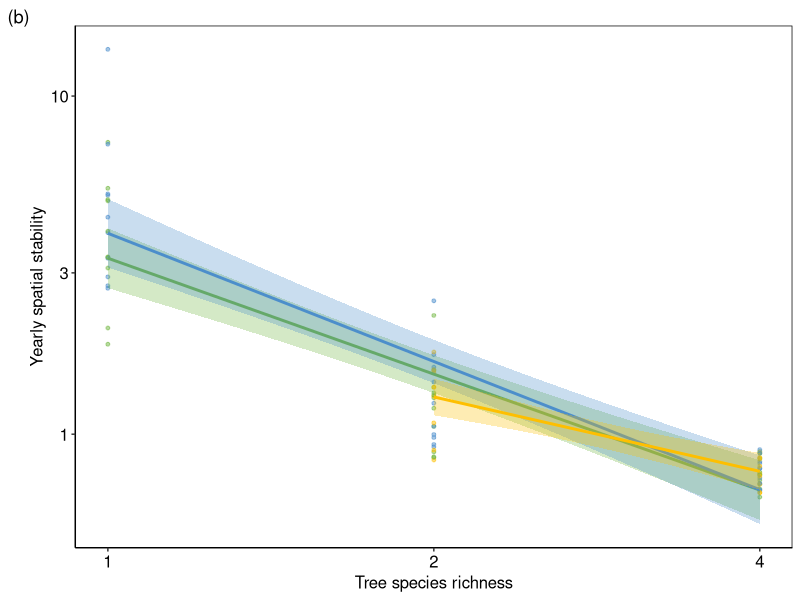
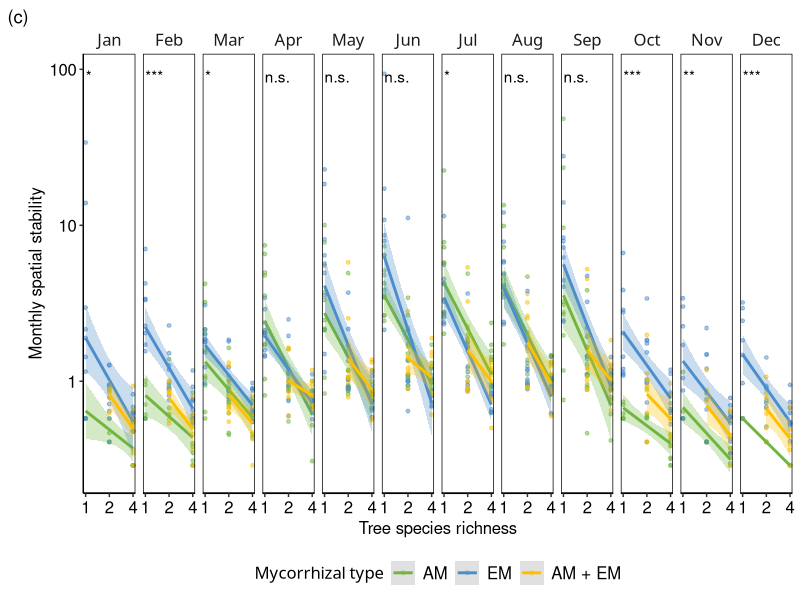
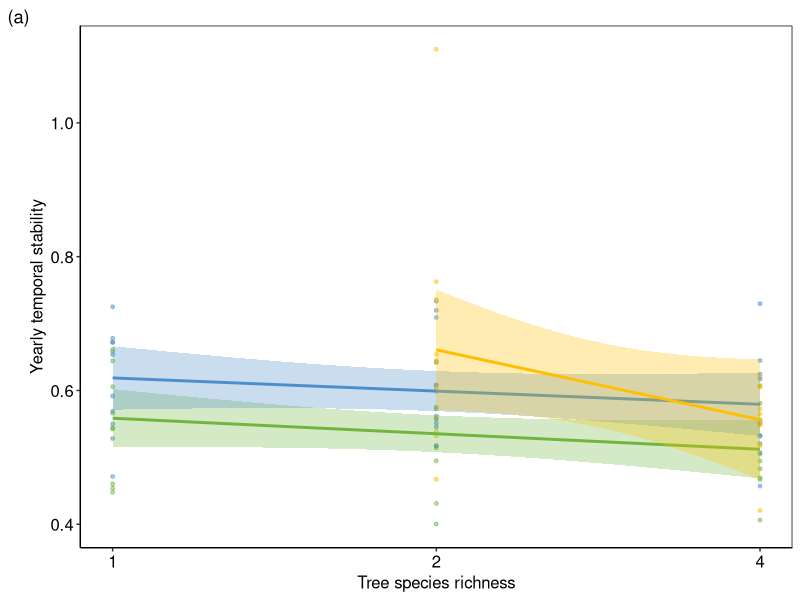
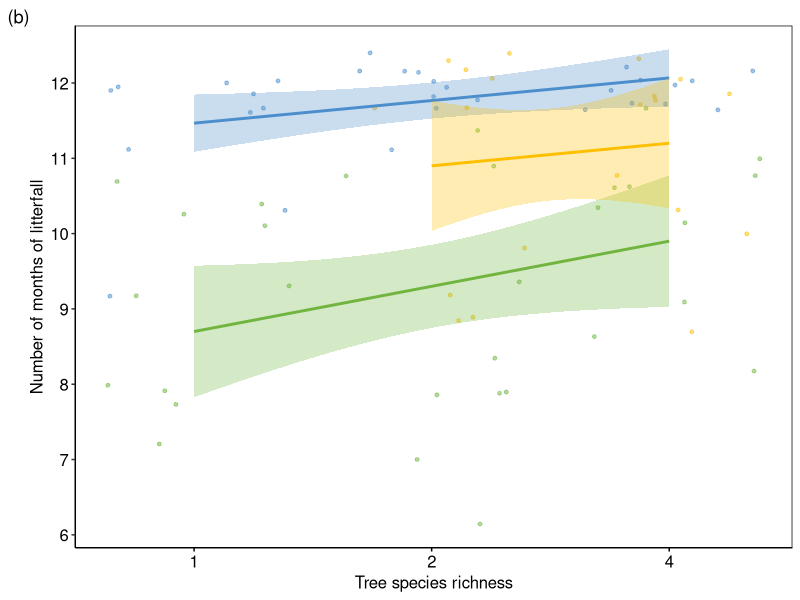
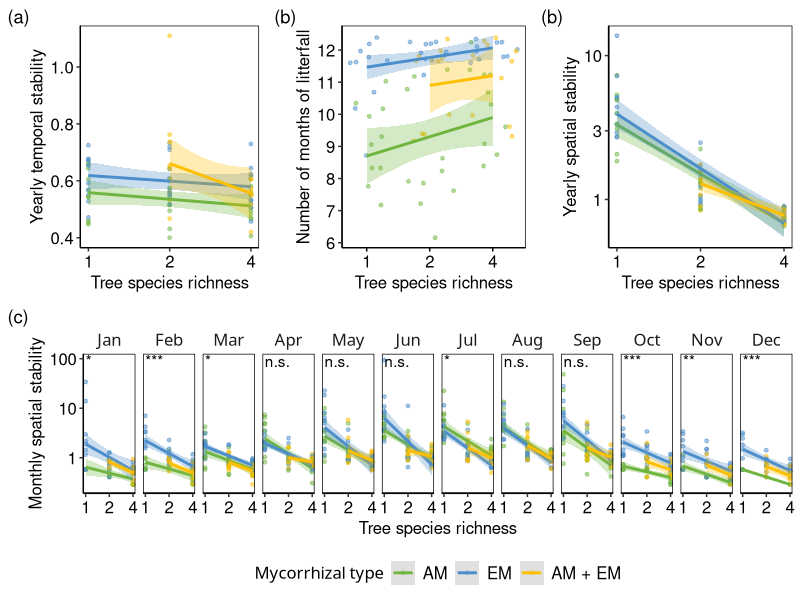

The R script that drew these images, in order: (Note: this script raises an error after producing the figures.)
#---------------------------------------------------------------------
# MyDiv experiment; Litterfall data March 2023 - February 2024
# 2024-05-25
# Facetted figure - temporal and spatial stability + temporal coverage of litter fall
# by Elisabeth Bönisch (elisabeth.boenisch@idiv.de)

#============================ Packages ===============================

rm(list=ls())

library(readr)
library(readxl)
library(tidyverse)
library(nlme)
library(lme4)
library(lmerTest)

#============================ Dataset ===============================

df.all.wide.info <- read.csv("1-data/2-1-data-handling/2-1-1-Full-data-wideformat-MyDiv-litter-dryweight-m2.csv")

# NO! average across traps ####
df.all.wide.trap <- df.all.wide.info 

df.all.wide.trap$div<-as.factor(df.all.wide.trap$tree_species_richness)
df.all.wide.trap$blk<-as.factor(df.all.wide.trap$block)
df.all.wide.trap$myc<-as.factor(df.all.wide.trap$mycorrhizal_type)
df.all.wide.trap$sr<-df.all.wide.trap$tree_species_richness
df.all.wide.trap$sr_myc<-paste(df.all.wide.trap$sr,df.all.wide.trap$myc,sep="_")#interaction terms
df.all.wide.trap$myc <- recode_factor(df.all.wide.trap$myc, "AMF" ="AM", "EMF" ="EM", "AMF+EMF" = "AM + EM")
df.all.wide.trap$block <- as.factor(df.all.wide.trap$block)

df.all.long <- df.all.wide.trap %>% 
  pivot_longer(cols=c(8:17),
               names_to="species",
               values_to="litterfall")

#### 1 Yearly spatial stability ####
df.year.spat = df.all.long |>
  group_by(block, sr, div, myc, plotID, month1) |> 
  summarise(litterfall_stability = mean(litterfall, na.rm=T)/sd(litterfall, na.rm=T))|>  # mean between traps and sd between traps
  mutate(month1 = factor(month1, levels = c(month.name[3:12], month.name[1:2]))) |>
  group_by(block, sr, div, myc, plotID) |> 
  summarise(litterfall_stability = mean(litterfall_stability, na.rm=T))

spa.stab.yearly <- ggplot()+
  geom_point(data = df.year.spat , 
             aes(x=sr, y=litterfall_stability, 
                 color = myc, fill = myc), shape =21, size = 1, alpha=0.5)+
  geom_smooth(data = df.year.spat, 
              aes(x=sr, y=litterfall_stability, 
                  color = myc, fill = myc),
              method="lm", alpha=0.3)+
  labs(y=bquote("Yearly spatial stability"), 
       x = "Tree species richness")+
  scale_x_continuous(trans='log2',
                     breaks=c(1,2,4))+
  scale_y_log10() +
  scale_fill_manual(values= c("#71b540","#4c8ecb","#febf00"),
                    name = "Mycorrhizal type",
                    guide="none")+ 
  scale_color_manual(values = c("#71b540","#4c8ecb","#febf00"), 
                     name = "Mycorrhizal type",
                     guide="none")+
  theme_bw()+
  theme(strip.background = element_blank(),
        strip.text = element_text(size=12),
        axis.line = element_line(color='black'),
        axis.text.y = element_text(color="black", size = 12),
        axis.text.x = element_text(color="black", size = 12),
        axis.title.y = element_text(size = 12),
        axis.title.x = element_text(size=12),
        axis.ticks.x = element_line(),
        strip.text.x = element_text(12),
        panel.border = element_rect(colour="black", fill=NA),
        plot.background = element_blank(),
        panel.grid.minor = element_blank(),
        panel.grid.major = element_blank(),
        plot.title = element_text(size =12),
        plot.subtitle = element_text(size=12),
        legend.position = "right",
        legend.direction = "vertical",
        legend.key = element_rect(color="transparent"),   
        legend.title = element_text("Biodiversity effects", size = 12),
        legend.text = element_text(size=12),
        legend.background = element_rect(colour=NA),
        legend.box= NULL,
        legend.box.background = element_rect(color="transparent"))+
  labs(tag = "(b)")
spa.stab.yearly


#### 2 Monthly spatial variability ####
df.month.spat.stab = df.all.long |>
  group_by(block, sr, div, myc, plotID, month1) |> 
  summarise(litterfall_stability = mean(litterfall, na.rm=T)/sd(litterfall, na.rm=T))|>
  mutate(month1 = factor(month1, levels = c(month.name[3:12], month.name[1:2]),labels=month.abb))

M = map_df( .x = unique(df.month.spat.stab$month1),
            .f = ~ {
              mod = 
                lme(log(litterfall_stability) ~ log2(sr) * myc, 
                    random= ~1|block,
                    data= df.month.spat.stab |>
                      filter(month1 == .x), 
                    na.action = na.omit) |> 
                anova() |> 
                data.frame() |> 
                mutate(month = .x)
              mod$exp = rownames(mod)
              rownames(mod) <- NULL
              mod |> 
                select(month, explanatory = exp, 
                       numDF, denDF, F.value, p.value)
            }) |> 
  mutate(sign = if_else(p.value < 0.001, '***', 
                        if_else(p.value < 0.01, "**", 
                                if_else(p.value < 0.05, '*',
                                        if_else(p.value<0.1, '.', 'n.s.')))))
M

M$sign[M$explanatory == 'sr' & M$month == 'March'] = 
  paste0("sr = ",M$sign[M$explanatory == 'sr' & M$month == 'March'])
M$sign[M$explanatory == 'myc' & M$month == 'March'] = 
  paste0("myc = ",M$sign[M$explanatory == 'myc' & M$month == 'March'])
M$sign[M$explanatory == 'sr:myc' & M$month == 'March'] = 
  paste0("sr:myc = ",M$sign[M$explanatory == 'sr:myc' & M$month == 'March'])

spa.stab.monthly <- ggplot()+
  geom_point(data = df.month.spat.stab, 
             aes(x=sr, y=litterfall_stability, 
                 color = myc, fill = myc), shape =21, size = 1, alpha=0.5)+
  geom_smooth(data = df.month.spat.stab, 
              aes(x=sr, y=litterfall_stability, 
                  color = myc, fill = myc),
              method="lm", alpha=0.3)+
  facet_grid(.~month1)+
  labs(y=bquote("Monthly spatial stability"), 
       x = "Tree species richness")+
  #coord_trans(y="log2")+
  # scale_y_log(
  #   #breaks=c(0.1,1,10,100,1000),labels=c(0.1,1,10,100,1000),
  #   )+
  scale_y_continuous(trans='log',
                     breaks=c(0.1,1,10,100,1000), labels=c(0.1,1,10,100,500))+
  scale_x_continuous(trans='log2',
                     breaks=c(1,2,4))+
  scale_fill_manual(values= c("#71b540","#4c8ecb","#febf00"),
                    name = "Mycorrhizal type",
                    guide="none")+ 
  scale_color_manual(values = c("#71b540","#4c8ecb","#febf00"), 
                     name = "Mycorrhizal type")+
  geom_text(data = M |>
              mutate(month1 = month) |>
              filter(explanatory == 'sr'),
            aes(x=1, y=110,
                label = sign,
                hjust = 0),
            color = 'black') +
  geom_text(data = M |>
              mutate(month1 = month) |>
              filter(explanatory == 'myc'),
            aes(x=1, y=90,
                label = sign,
                hjust = 0),
            color = 'black') +
  geom_text(data = M |>
              mutate(month1 = month) |>
              filter(explanatory == 'sr:myc'),
            aes(x=1, y=70,
                label = sign,
                hjust = 0),
            color = 'black') +
  theme_bw()+
  theme(strip.background = element_blank(),
        strip.text = element_text(size=12),
        axis.line = element_line(color='black'),
        axis.text.y = element_text(color="black", size = 12),
        axis.text.x = element_text(color="black", size = 12),
        axis.title.y = element_text(size = 12),
        axis.title.x = element_text(size=12),
        axis.ticks.x = element_line(),
        strip.text.x = element_text(12),
        panel.border = element_rect(colour="black", fill=NA),
        plot.background = element_blank(),
        panel.grid.minor = element_blank(),
        panel.grid.major = element_blank(),
        plot.title = element_text(size =12),
        plot.subtitle = element_text(size=12),
        legend.position = "bottom",
        legend.direction = "horizontal",
        legend.key = element_rect(color="transparent"),   
        legend.title = element_text("Biodiversity effects", size = 12),
        legend.text = element_text(size=12),
        legend.background = element_rect(colour=NA),
        legend.box= NULL,
        legend.box.background = element_rect(color="transparent"))+
  labs(tag = "(c)")

spa.stab.monthly



#### 3 Yearly temporal variability  ####
df.year.temp.stab = df.all.long |>
  group_by(block, sr, div, myc, plotID, month1) |> 
  summarise(litterfall_mean = mean(litterfall, na.rm=T))|>
  mutate(month1 = factor(month1, levels = c(month.name[3:12], month.name[1:2]))) |>
  group_by(block, sr, div, myc, plotID) |> 
  summarise(litterfall_stability = mean(litterfall_mean, na.rm=T)/sd(litterfall_mean, na.rm=T))

temp.stab.yearly <- ggplot()+
  geom_point(data = df.year.temp.stab , 
             aes(x=sr, y=litterfall_stability, 
                 color = myc, fill = myc), shape =21, size = 1, alpha=0.5)+
  geom_smooth(data = df.year.temp.stab, 
              aes(x=sr, y=litterfall_stability, 
                  color = myc, fill = myc),
              method="lm", alpha=0.3)+
  labs(y=bquote("Yearly temporal stability"), 
       x = "Tree species richness")+
  scale_x_continuous(trans='log2',
                     breaks=c(1,2,4))+
  #scale_y_continuous(trans='log')+
  scale_fill_manual(values= c("#71b540","#4c8ecb","#febf00"),
                    name = "Mycorrhizal type",
                    guide="none")+ 
  scale_color_manual(values = c("#71b540","#4c8ecb","#febf00"), 
                     name = "Mycorrhizal type",
                     guide="none")+
  theme_bw()+
  theme(strip.background = element_blank(),
        strip.text = element_text(size=12),
        axis.line = element_line(color='black'),
        axis.text.y = element_text(color="black", size = 12),
        axis.text.x = element_text(color="black", size = 12),
        axis.title.y = element_text(size = 12),
        axis.title.x = element_text(size=12),
        axis.ticks.x = element_line(),
        strip.text.x = element_text(12),
        panel.border = element_rect(colour="black", fill=NA),
        plot.background = element_blank(),
        panel.grid.minor = element_blank(),
        panel.grid.major = element_blank(),
        plot.title = element_text(size =12),
        plot.subtitle = element_text(size=12),
        legend.position = "right",
        legend.direction = "vertical",
        legend.key = element_rect(color="transparent"),   
        legend.title = element_text("Biodiversity effects", size = 12),
        legend.text = element_text(size=12),
        legend.background = element_rect(colour=NA),
        legend.box= NULL,
        legend.box.background = element_rect(color="transparent"))+
  labs(tag = "(a)")
temp.stab.yearly



#### 5 temporal coverage ####

# average across traps #
df.all.wide.mean <- df.all.wide.info %>%
  dplyr::group_by(plotID, plotName, tree_species_richness, mycorrhizal_type, myc, sr, div, block, blk, month1, month, composition) %>% # removed trap and month
  dplyr::summarise(Ac_mean = mean(Ac, na.rm = TRUE),	
                   Ae_mean = mean(Ae, na.rm = TRUE),
                   Be_mean = mean(Be, na.rm = TRUE),	
                   Ca_mean = mean(Ca, na.rm = TRUE),
                   Fa_mean = mean(Fa, na.rm = TRUE),	
                   Fr_mean = mean(Fr, na.rm = TRUE),	
                   Pr_mean = mean(Pr, na.rm = TRUE),	
                   Qu_mean = mean(Qu, na.rm = TRUE), 
                   So_mean = mean(So, na.rm = TRUE),	
                   Ti_mean = mean(Ti, na.rm = TRUE), 
                   cont_mean = mean(cont, na.rm = TRUE))

df.all.wide.mean$div<-as.factor(df.all.wide.mean$tree_species_richness)
df.all.wide.mean$blk<-as.factor(df.all.wide.mean$block)
df.all.wide.mean$myc<-as.factor(df.all.wide.mean$mycorrhizal_type)
df.all.wide.mean$sr<-df.all.wide.mean$tree_species_richness
df.all.wide.mean$sr_myc<-paste(df.all.wide.mean$sr,df.all.wide.mean$myc,sep="_")#interaction terms
df.all.wide.mean$myc <- recode_factor(df.all.wide.mean$myc, "AMF" ="AM", "EMF" ="EM", "AMF+EMF" = "AM + EM")

# long format #
df.all.long <- df.all.wide.mean %>% 
  pivot_longer(cols=c(13:22),
               names_to="species",
               values_to="dryweight")

# sum across species per plot #
df.litter.sum = df.all.long |> 
  group_by(block, plotID, div, sr, myc, month1) |> 
  summarise(litterfall = sum(dryweight, na.rm = T),
            litterfall_mean = mean(dryweight, na.rm =T),
            litterfall_sd = sd(dryweight, na.rm = T))

# monthly coverage - sum per plot, if litter dryweight larger then 0 #
df.litter.cover = df.litter.sum |>
  group_by(block, plotID, div, sr, myc) |>
  filter(litterfall >0) |>
  summarise(number_month_litterfall = n())

temp.cov <- ggplot(df.litter.cover, aes(y=number_month_litterfall, x=sr, color=myc, fill=myc))+
  geom_jitter(shape =21, size = 1, alpha=0.5)+
  geom_smooth(method="lm", alpha=0.3)+
  labs(y=bquote("Number of months of litterfall"), 
       x = "Tree species richness")+
  scale_fill_manual(values= c("#71b540","#4c8ecb","#febf00"),
                    name = "Mycorrhizal type",
                    guide="none")+ 
  scale_color_manual(values = c("#71b540","#4c8ecb","#febf00"), 
                     name = "Mycorrhizal type",
                     guide="none")+
  scale_y_continuous(breaks= c(0:12))+
  scale_x_continuous(trans='log2',
                     breaks=c(1,2,4))+
  theme_bw()+
  theme(strip.background = element_blank(),
        strip.text = element_text(color="black", size = 12),
        axis.line = element_line(color="black"),
        axis.text.y = element_text(color="black", size = 12),
        axis.text.x = element_text(color="black", size = 12),
        axis.title.y = element_text(color="black", size = 12),
        axis.title.x = element_text(color="black", size = 12),
        axis.ticks.x = element_line(color="black"),
        strip.text.x = element_text(color="black", size = 12),
        panel.border = element_rect(colour="black", fill=NA),
        plot.background = element_blank(),
        panel.grid.minor = element_blank(),
        panel.grid.major = element_blank(),
        plot.title = element_text(size =12),
        plot.subtitle = element_text(size=12),
        legend.position = "right",
        legend.direction = "vertical",
        legend.key = element_rect(color="transparent"),   
        legend.title = element_text("Biodiversity effects", size = 12),
        legend.text = element_text(size=12),
        legend.background = element_rect(colour=NA),
        legend.box= NULL,
        legend.box.background = element_rect(color="transparent"))+
  labs(tag = "(b)")

temp.cov


library(gridExtra)
plot2 <-grid.arrange(layout_matrix = rbind(c(1,2,3), 
                                           c(4,4,4)),
                     grobs= list(temp.stab.yearly, temp.cov, spa.stab.yearly, spa.stab.monthly))

plot2


ggsave("3-plots/2-2-15-Figure-spatial-temporal-stability-m2-2024-05-25.jpeg",
       plot2,
       height=20,
       width=32,
       unit="cm",
       dpi=2000)

ggsave("3-plots/2-2-15-Figure-spatial-temporal-stability-m2-2024-05-25.pdf",
       plot2,
       device = cairo_pdf,
       height=20,
       width=32,
       unit="cm",
       dpi=2000)
